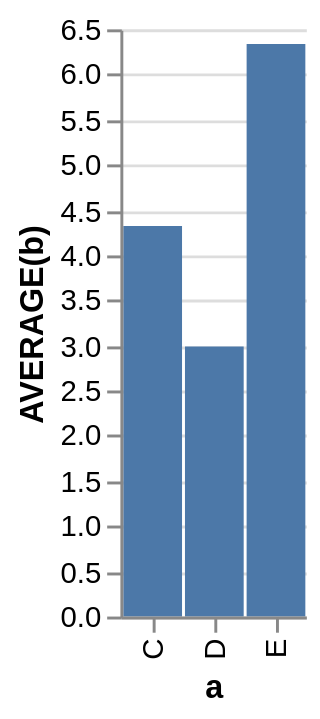

Source (Vega-Lite JSON):
### Vega specification from a JSON file in a GitHub repository (floating-point values rounded to 4 significant figures)
{"$schema": "http://vega.github.io/schema/vega/v3.0.json", "autosize": "pad", "padding": 5, "data": [{"name": "source_0", "values": [{"a": "C", "b": 2}, {"a": "C", "b": 7}, {"a": "C", "b": 4}, {"a": "D", "b": 1}, {"a": "D", "b": 2}, {"a": "D", "b": 6}, {"a": "E", "b": 8}, {"a": "E", "b": 4}, {"a": "E", "b": 7}], "format": {"type": "json", "parse": {"b": "number"}}, "transform": [{"type": "filter", "expr": "datum[\"b\"] !== null && !isNaN(datum[\"b\"])"}, {"type": "aggregate", "groupby": ["a"], "ops": ["average"], "fields": ["b"]}]}], "signals": [{"name": "width", "update": "bandspace(domain('x').length, 1, 0.5) * 21"}, {"name": "height", "update": "200"}], "marks": [{"name": "nested_main_group", "type": "group", "encode": {"update": {"width": {"signal": "width"}, "height": {"signal": "height"}, "fill": {"value": "transparent"}}}, "marks": [{"name": "marks", "type": "rect", "role": "bar", "from": {"data": "source_0"}, "encode": {"update": {"xc": {"scale": "x", "field": "a"}, "width": {"value": 20}, "y": {"scale": "y", "field": "average_b"}, "y2": {"scale": "y", "value": 0}, "fill": {"value": "#4c78a8"}}}}]}], "scales": [{"name": "x", "type": "point", "domain": {"data": "source_0", "field": "a", "sort": true}, "range": {"step": 21}, "round": true, "padding": 0.5}, {"name": "y", "type": "linear", "domain": {"data": "source_0", "field": "average_b"}, "range": [200, 0], "round": true, "nice": true, "zero": true}], "axes": [{"scale": "x", "orient": "bottom", "tickCount": 5, "title": "a", "zindex": 1, "encode": {"labels": {"update": {"angle": {"value": 270}, "align": {"value": "right"}, "baseline": {"value": "middle"}}}}}, {"scale": "y", "format": "s", "orient": "left", "title": "AVERAGE(b)", "zindex": 1}, {"scale": "y", "domain": false, "format": "s", "grid": true, "labels": false, "orient": "left", "ticks": false, "zindex": 0, "gridScale": "x"}]}
